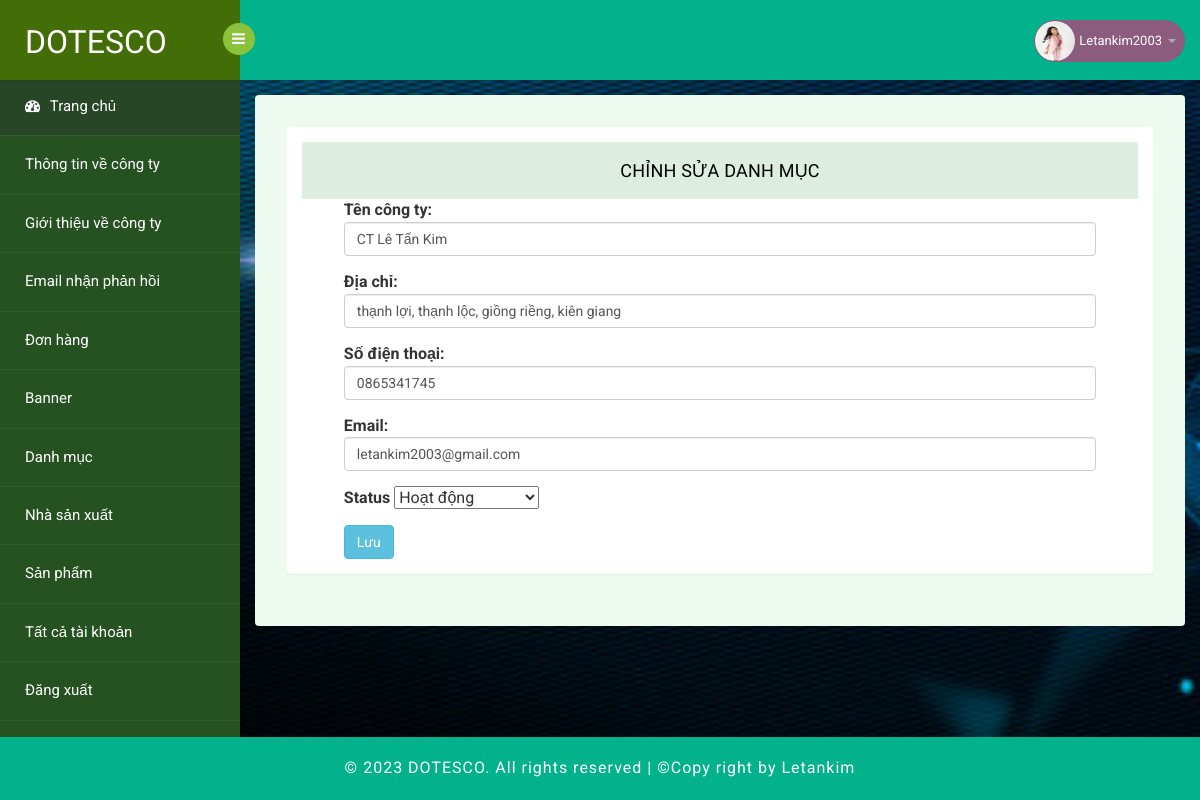
Page /admin/index.php?page=update-company&id=12 (signed in) on the committed database.
### tables this page shows
CREATE TABLE `tbl_company` (
  `id` int(11) NOT NULL,
  `name` varchar(500) NOT NULL,
  `address` varchar(300) NOT NULL,
  `phone` varchar(10) NOT NULL,
  `email` varchar(200) NOT NULL,
  `createAt` datetime NOT NULL DEFAULT current_timestamp(),
  `modifiedAt` datetime DEFAULT NULL,
  `createBy` int(11) NOT NULL,
  `modifiedBy` int(11) DEFAULT NULL,
  `status` tinyint(4) NOT NULL DEFAULT 1
);

### admin/DBConnection/ConnectionAdmin.php (called while the page is built, shortened)
<?php
class ConnectionAdmin {
    public static $conn;
    function connect() {
        $servername = DB_HOST;
        $username = DB_USER;
        $password = DB_PASSWORD;
        $table = DB_NAME;
        try {
            self::$conn = new PDO("mysql:host=$servername;dbname=$table;charset=utf8", $username, $password);
            self::$conn->setAttribute(PDO::ATTR_ERRMODE, PDO::ERRMODE_EXCEPTION);
        } catch(PDOException $e) {
            try {
                $date= date('Y/m/d H:i:s');
                $myLogger = fopen(PATH_ROOT_ADMIN.'/Log/admin_log.log', 'a');
                $content = "Admin: CONNECT (".$e->getMessage().") ".$date."\n";
                fwrite($myLogger, $content);
            } catch(Exception $error) {
            }
        }
        return self::$conn;
    }
    function get_one($sql, $params = array()) {
        $result = [];
        try {
            $conn = $this->connect();
            $stmt = $conn->prepare($sql);
            $stmt->execute($params);
            $stmt->setFetchMode(PDO::FETCH_ASSOC);
            $result = $stmt->fetch();
        } catch(PDOException $e) {
            try {
                $date= date('Y/m/d H:i:s');
                $myLogger = fopen(PATH_ROOT_ADMIN.'/Log/log_user.log', 'a');
                $content = "User: GET BY ID (".$e->getMessage().") ".$date."\n";
                fwrite($myLogger, $content);
            } catch(Exception $error) {
            }
        }
        return $result;
    }
}
?>

### admin/DAO/CompanyDao.php (called while the page is built, shortened)
<?php
require_once PATH_ROOT_ADMIN."/DBConnection/ConnectionAdmin.php";
require_once PATH_ROOT."/model/Company.php";
class CompanyDao {
    private static $db;
    public function __construct()
    {
        self::$db = new ConnectionAdmin();
    }
    private function company($row) {
        $id  = $row['id'];
        $name = $row['name'];
        $address = $row['address'];
        $phone = $row['phone'];
        $email = $row['email'];
        $createAt = $row['createAt'];
        $modifiedAt = $row['modifiedAt'];
        $createBy = $row['createBy'];
        $modifiedBy = $row['modifiedBy'];
        $status = $row['status'];
        $company = new Company($id, $name, $address, $phone, $email, $createAt, $modifiedAt, $createBy, $modifiedBy, $status);
        return $company;
    }
    function getOneByID($id) {
        $params = array(":id"=>$id);
        $sql = "SELECT * FROM tbl_company WHERE id=:id";
        $row = self::$db->get_one($sql, $params);
        return $this->company($row);
    }
}
?>

### model/Company.php (called while the page is built, shortened)
<?php
class Company {
    protected $name;
    protected $address;
    protected $phone;
    protected $email;
    protected $status;
    public function __construct($id, $name, $address, $phone, $email, $createAt, $modifiedAt, $createBy, $modifiedBy, $status)
    {
        $this->name = $name;
        $this->address = $address;
        $this->phone = $phone;
        $this->email = $email;
        $this->status = $status;
    }
    public function getName()
    {
        return $this->name;
    }
    public function getAddress()
    {
        return $this->address;
    }
    public function getPhone()
    {
        return $this->phone;
    }
    public function getEmail()
    {
        return $this->email;
    }
    public function getStatus()
    {
        return $this->status;
    }
}
?>

### admin/view/editForm/updateCompany.php (the view, shortened to what this page needs)
<?php
    $name = $currentCompany->getName();
    $address = $currentCompany->getAddress();
    $phone = $currentCompany->getPhone();
    $email = $currentCompany->getEmail();
    $status = $currentCompany->getStatus();
?>
<section id="main-content">
	<section class="wrapper">
		<div class="table-agile-info">
            <div class="panel panel-default">
            <div class="panel-body form-add active">
                    <div class="panel-heading">
                        Chỉnh sửa danh mục
                    </div>
                    <div class="position-center">
                        <form method = "post" action = "index.php?page=updated-company" role="form">
                            <div class="form-group">
                                <label for="nameCategory">Tên công ty: </label>
                                <input type="text" id="nameCompany" value = "<?=$name?>" name="name" class="form-control">
                            </div>
                            <div class="form-group">
                                <label for="address">Địa chỉ: </label>
                                <input value = "<?=$address?>" required type="address" id="address" name="address" class="form-control">
                            </div>
                            <div class="form-group">
                                <label for="phone">Số điện thoại: </label>
                                <input value = "<?=$phone?>" required  type="phone" id="phone" name="phone" class="form-control">
                            </div>
                            <div class="form-group">
                                <label for="email">Email: </label>
                                <input value = "<?=$email?>" required type="email" id="email" name="email" class="form-control">
                            </div>
                            <div class="form-group">
                                <label for="status">Status</label>
                                <select name="status" id="status">
                                    <?php
                                        if($status == 1) {
                                            echo "<option value='0'>Không hoạt động</option>
                                            <option value='1' selected>Hoạt động</option>";
                                        } else  {
                                            echo "<option value='0' selected>Không hoạt động</option>
                                            <option value='1'>Hoạt động</option>";
                                        }
                                    ?>
                                </select>
                            </div>
                            <button type="submit" id="update-information" name = "update" class="btn btn-info">Lưu</button>
                        </form>
                    </div>
                </div>
            </div>
        </div>
</section>
</section>
</section>

### admin/assets/css/style.css (style rules this page uses)
html, body { font-family: 'Roboto', sans-serif; font-size: 100%; overflow-x: hidden; background: url(../images/bg.jpg) no-repeat 0px 0px; background-size:cover; }
body { position: relative; min-height: 100vh; }
ul,label { margin:0; padding:0; }
#main-content { margin-left:240px; -webkit-transition:all .3s ease-in-out; -moz-transition:all .3s ease-in-out; -o-transition:all .3s ease-in-out; transition:all .3s ease-in-out; }
.wrapper { margin-bottom: 50px; display:inline-block; margin-top:80px; padding:15px; width:100%; }
.position-center { width:90%; margin: 0 auto; }
.panel-heading { position: relative; height: 57px; line-height: 57px; letter-spacing: 0.2px; color: #000; font-size: 18px; font-weight: 400; padding: 0 16px; background:#ddede0; border-top-right-radius: 2px; border-top-left-radius: 2px; text-transform: uppercase; text-align: center; }
.panel { border: none ! important; }
.table-agile-info { background: #eef9f0; padding: 2em; border-radius: 4px; -webkit-box-shadow: 0 1px 1px rgba(0,0,0,.05); box-shadow: 0 1px 1px rgba(0,0,0,.05); }
.form-add { display: none; }
.form-add.active { display: block; }

### admin/assets/css/form.css (style rules this page uses)
.form-group input, .form-group textarea { font-size: 14px; }

### rows in the picture
tbl_company: name "CT Lê Tấn Kim", address "thạnh lợi, thạnh lộc, giồng riềng, kiên giang", phone "0865341745", email "letankim2003@gmail.com", status "Hoạt động"

### other values in the picture
$_SESSION['usernameAdmin'] "Letankim2003"
